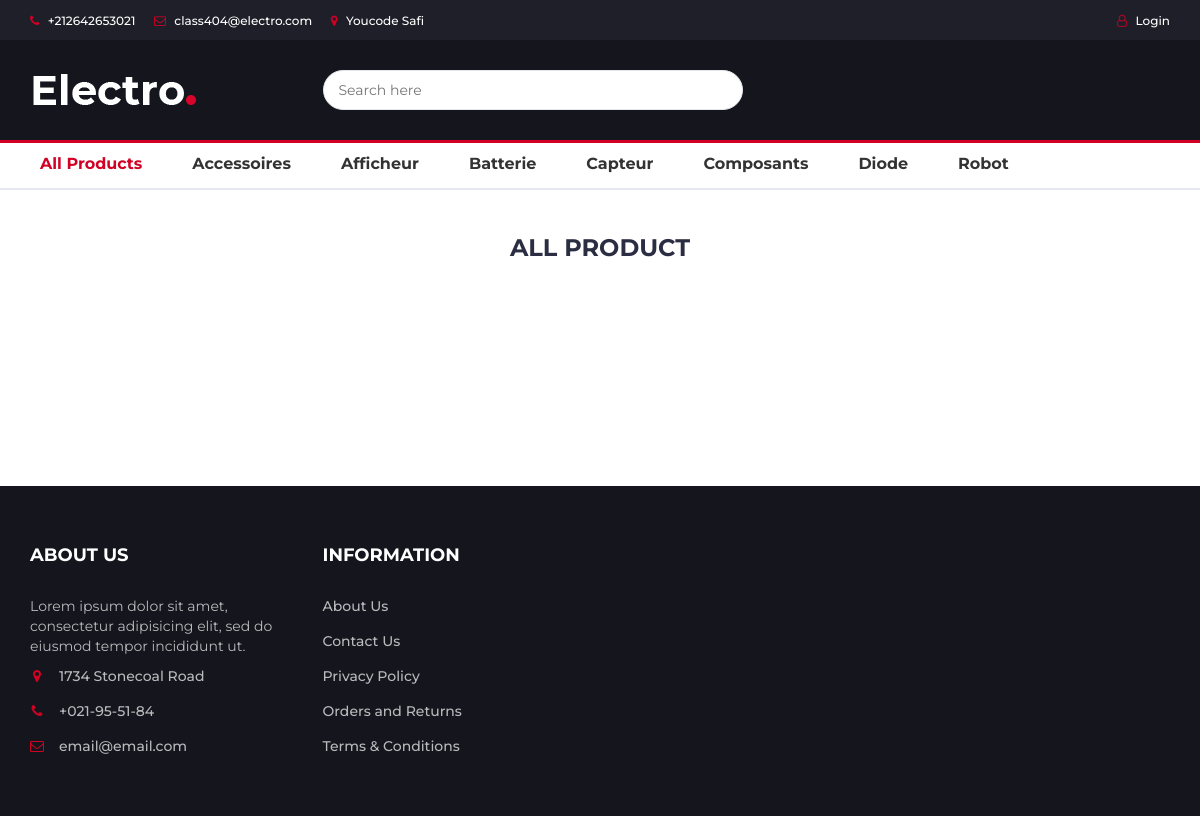
The page /product.php on the database its author committed.
### tables this page shows
CREATE TABLE `categories` (
  `name` varchar(255) NOT NULL,
  `descrt` text NOT NULL,
  `img` varchar(255) NOT NULL,
  `isHide` tinyint(1) NOT NULL DEFAULT 0
);

### product.php (the view, shortened to what this page needs)
<?php
try {
	$conn = new PDO('mysql:host=localhost;dbname=brief7', 'root', '');
	$stmt1 = $conn->prepare("SELECT * FROM categories WHERE isHide = 0");
	$stmt1->execute();
	$catgs = $stmt1->fetchAll(PDO::FETCH_ASSOC);
} catch (Exception $e) {
	echo "" . $e->getMessage();
}
?>
<!DOCTYPE html>
<html lang="en">
<head>
	<link type="text/css" rel="stylesheet" href="css/bootstrap.min.css" />
	<link type="text/css" rel="stylesheet" href="css/slick.css" />
	<link type="text/css" rel="stylesheet" href="css/slick-theme.css" />
	<link type="text/css" rel="stylesheet" href="css/nouislider.min.css" />
	<link rel="stylesheet" href="css/font-awesome.min.css">
	<link type="text/css" rel="stylesheet" href="css/style.css" />
</head>
<body>
	<header>
		<div id="top-header">
			<div class="container">
				<ul class="header-links pull-left">
					<li><a href="#"><i class="fa fa-phone"></i> +212642653021</a></li>
					<li><a href="#"><i class="fa fa-envelope-o"></i> class404@electro.com</a></li>
					<li><a href="#"><i class="fa fa-map-marker"></i> Youcode Safi</a></li>
				</ul>
				<ul class="header-links pull-right">
					<?php if (isset($_SESSION['client'])) { ?>
						<li><a href="#"><i class="fa fa-user-o"></i>
								<?php echo $_SESSION['client'] ?>
							</a></li>
						<li><a href="logoutClient.php"><i class="fa fa-user-o"></i> Logout</a></li>
					<?php } else { ?>
						<li><a href="loginClient.php"><i class="fa fa-user-o"></i> Login</a></li>
					<?php } ?>
				</ul>
			</div>
		</div>
		<div id="header">
			<div class="container">
				<div class="row">
					<div class="col-md-3">
						<div class="header-logo">
							<a href="index.php" class="logo">
								<img src="./img/logo.png" alt="">
							</a>
						</div>
					</div>
					<div class="col-md-6">
						<div class="header-search">
							<form>
								<input class="input" id="search-input" style="width: 35vw;" placeholder="Search here">
							</form>
						</div>
					</div>
					<div class="col-md-3 clearfix">
					</div>
				</div>
			</div>
		</div>
	</header>
	<nav id="navigation">
		<div class="container">
			<div id="responsive-nav">
				<ul class="main-nav nav navbar-nav">
					<li class="li-padding">All Products</li>
					<?php foreach ($catgs as $catg) { ?>
						<li class="li-padding"><?php echo $catg['name']; ?></li>
					<?php } ?>
				</ul>
			</div>
		</div>
	</nav>
	<div class="section">
		<div class="container">
			<div class="row" id="menu-product">
				<div class="col-md-12">
					<div class="section-title text-center">
						<h3 class="title" id="title-catg">All Product</h3>
					</div>
				</div>
			</div>
		</div>
	</div>
	<footer id="footer">
		<div class="section">
			<div class="container">
				<div class="row">
					<div class="col-md-3 col-xs-6">
						<div class="footer">
							<h3 class="footer-title">About Us</h3>
							<p>Lorem ipsum dolor sit amet, consectetur adipisicing elit, sed do eiusmod tempor
								incididunt ut.</p>
							<ul class="footer-links">
								<li><a href="#"><i class="fa fa-map-marker"></i>1734 Stonecoal Road</a></li>
								<li><a href="#"><i class="fa fa-phone"></i>+021-95-51-84</a></li>
								<li><a href="#"><i class="fa fa-envelope-o"></i>email@email.com</a></li>
							</ul>
						</div>
					</div>
					<div class="col-md-3 col-xs-6">
						<div class="footer">
							<h3 class="footer-title">Information</h3>
							<ul class="footer-links">
								<li><a href="#">About Us</a></li>
								<li><a href="#">Contact Us</a></li>
								<li><a href="#">Privacy Policy</a></li>
								<li><a href="#">Orders and Returns</a></li>
								<li><a href="#">Terms & Conditions</a></li>
							</ul>
						</div>
					</div>
				</div>
			</div>
		</div>
	</footer>
</body>
</html>

### css/style.css (style rules this page uses)
body { font-family: 'Montserrat', sans-serif; font-weight: 400; color: #333; }
h1, h2, h3, h4, h5, h6 { color: #2B2D42; font-weight: 700; margin: 0 0 10px; }
a { color: #2B2D42; font-weight: 500; -webkit-transition: 0.2s color; transition: 0.2s color; }
ul, ol { margin: 0; padding: 0; list-style: none }
.input { height: 40px; padding: 0px 15px; border: 1px solid #E4E7ED; background-color: #FFF; width: 100%; }
.section { padding-top: 30px; padding-bottom: 30px; }
.section-title { position: relative; margin-bottom: 30px; margin-top: 15px; }
.section-title .title { display: inline-block; text-transform: uppercase; margin: 0px; }
#top-header { padding-top: 10px; padding-bottom: 10px; background-color: #1E1F29; }
.header-links li { display: inline-block; margin-right: 15px; font-size: 12px; }
.header-links li:last-child { margin-right: 0px; }
.header-links li a { color: #FFF; }
.header-links li i { color: #D10024; margin-right: 5px; }
#header { padding-top: 15px; padding-bottom: 15px; background-color: #15161D; }
.header-logo { float: left; }
.header-logo .logo img { display: block; }
.header-search { padding: 15px 0px; }
.header-search form { position: relative; }
.header-search form .input { width: calc(100% - 260px); margin-right: -4px; }
#navigation { background: #FFF; border-bottom: 2px solid #E4E7ED; border-top: 3px solid #D10024; }
.main-nav>li+li { margin-left: 30px }
#footer { background: #15161D; color: #B9BABC; }
.footer { margin: 30px 0px; }
.footer .footer-title { color: #FFF; text-transform: uppercase; font-size: 18px; margin: 0px 0px 30px; }
.footer-links li+li { margin-top: 15px; }
.footer-links li a { color: #B9BABC; }
.footer-links li i { margin-right: 15px; color: #D10024; width: 14px; text-align: center; }
.li-padding { padding: 10px; font-weight: bold; font-size: 16px; cursor: pointer; }
.li-padding:after { content: ""; display: block; width: 0%; height: 2px; background-color: #D10024; -webkit-transition: 0.2s all; transition: 0.2s all; }

### product.php (style rules this page uses)
#search-input { border-radius: 20px; }

### rows shown on the page
categories: name "Accessoires"
categories: name "Afficheur"
categories: name "Batterie"
categories: name "Capteur"
categories: name "Composants"
categories: name "Diode"
categories: name "Robot"
